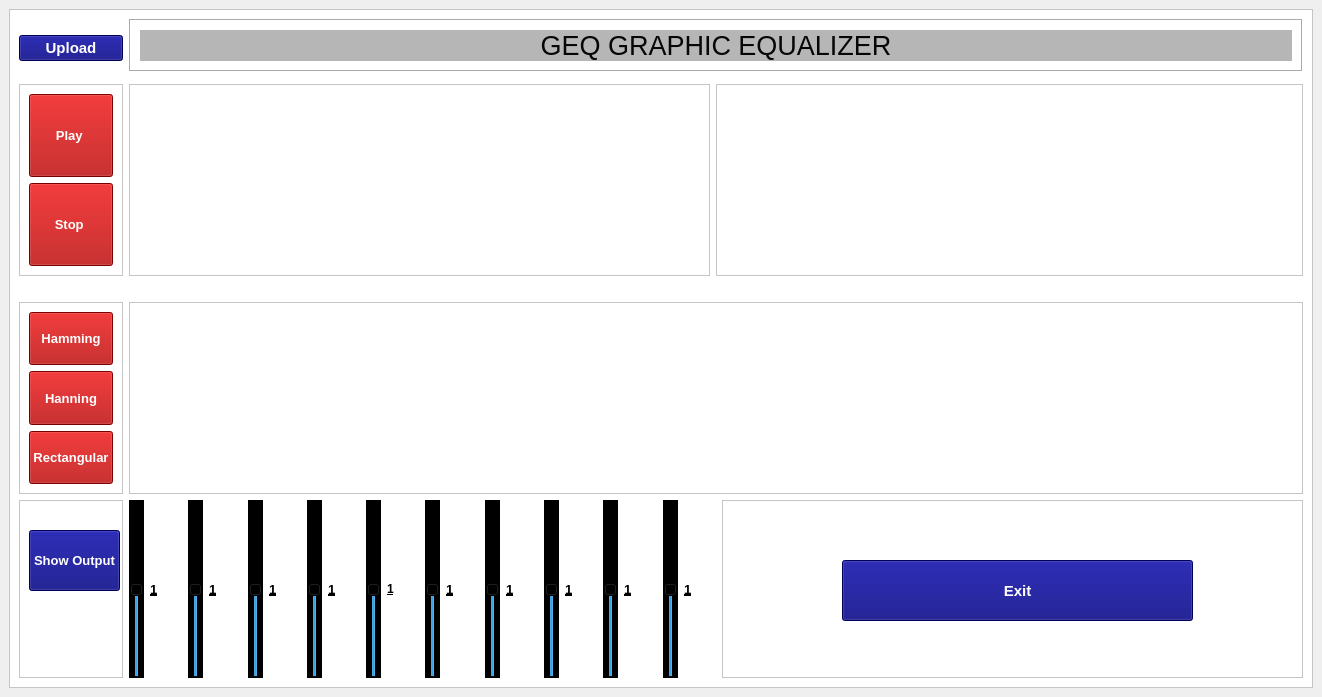
<?xml version="1.0" encoding="UTF-8"?>
<ui version="4.0">
 <class>MainWindow</class>
 <widget class="QMainWindow" name="MainWindow">
  <property name="geometry">
   <rect>
    <x>0</x>
    <y>0</y>
    <width>1322</width>
    <height>697</height>
   </rect>
  </property>
  <property name="windowTitle">
   <string>MainWindow</string>
  </property>
  <widget class="QWidget" name="centralwidget">
   <layout class="QGridLayout" name="gridLayout_4">
    <item row="0" column="0">
     <widget class="QFrame" name="frame">
      <property name="styleSheet">
       <string notr="true">background-color: rgb(255, 255, 255);
</string>
      </property>
      <property name="frameShape">
       <enum>QFrame::StyledPanel</enum>
      </property>
      <property name="frameShadow">
       <enum>QFrame::Raised</enum>
      </property>
      <layout class="QGridLayout" name="gridLayout_6">
       <item row="6" column="0">
        <widget class="QFrame" name="frame_10">
         <property name="styleSheet">
          <string notr="true">border-color: rgb(0, 0, 0);</string>
         </property>
         <property name="frameShape">
          <enum>QFrame::StyledPanel</enum>
         </property>
         <property name="frameShadow">
          <enum>QFrame::Sunken</enum>
         </property>
         <widget class="QPushButton" name="inverse">
          <property name="geometry">
           <rect>
            <x>10</x>
            <y>30</y>
            <width>91</width>
            <height>61</height>
           </rect>
          </property>
          <property name="sizePolicy">
           <sizepolicy hsizetype="Minimum" vsizetype="Expanding">
            <horstretch>0</horstretch>
            <verstretch>0</verstretch>
           </sizepolicy>
          </property>
          <property name="font">
           <font>
            <pointsize>10</pointsize>
            <weight>75</weight>
            <bold>true</bold>
           </font>
          </property>
          <property name="layoutDirection">
           <enum>Qt::LeftToRight</enum>
          </property>
          <property name="styleSheet">
           <string notr="true">background-color: rgb(0, 0, 122);
color: rgb(255, 255, 255);

</string>
          </property>
          <property name="text">
           <string>Show Output</string>
          </property>
         </widget>
        </widget>
       </item>
       <item row="2" column="0">
        <widget class="QFrame" name="frame_7">
         <property name="styleSheet">
          <string notr="true">border-color: rgb(0, 0, 0);</string>
         </property>
         <property name="frameShape">
          <enum>QFrame::StyledPanel</enum>
         </property>
         <property name="frameShadow">
          <enum>QFrame::Sunken</enum>
         </property>
         <layout class="QGridLayout" name="gridLayout">
          <item row="2" column="0">
           <widget class="QPushButton" name="stopInput">
            <property name="sizePolicy">
             <sizepolicy hsizetype="Minimum" vsizetype="Expanding">
              <horstretch>0</horstretch>
              <verstretch>0</verstretch>
             </sizepolicy>
            </property>
            <property name="font">
             <font>
              <pointsize>10</pointsize>
              <weight>75</weight>
              <bold>true</bold>
             </font>
            </property>
            <property name="styleSheet">
             <string notr="true">background-color: rgb(170, 0, 0);
color: rgb(255, 255, 255);
</string>
            </property>
            <property name="text">
             <string>Stop </string>
            </property>
           </widget>
          </item>
          <item row="1" column="0">
           <widget class="QPushButton" name="playInput">
            <property name="sizePolicy">
             <sizepolicy hsizetype="Minimum" vsizetype="Expanding">
              <horstretch>0</horstretch>
              <verstretch>0</verstretch>
             </sizepolicy>
            </property>
            <property name="font">
             <font>
              <pointsize>10</pointsize>
              <weight>75</weight>
              <bold>true</bold>
             </font>
            </property>
            <property name="styleSheet">
             <string notr="true">background-color: rgb(170, 0, 0);
color: rgb(255, 255, 255);</string>
            </property>
            <property name="text">
             <string>Play </string>
            </property>
           </widget>
          </item>
         </layout>
        </widget>
       </item>
       <item row="0" column="1" colspan="3">
        <widget class="QFrame" name="frame_2">
         <property name="font">
          <font>
           <family>MS Sans Serif</family>
          </font>
         </property>
         <property name="cursor">
          <cursorShape>PointingHandCursor</cursorShape>
         </property>
         <property name="autoFillBackground">
          <bool>false</bool>
         </property>
         <property name="styleSheet">
          <string notr="true">background-color: rgb(255, 255, 255);
</string>
         </property>
         <property name="frameShape">
          <enum>QFrame::Box</enum>
         </property>
         <property name="frameShadow">
          <enum>QFrame::Sunken</enum>
         </property>
         <property name="lineWidth">
          <number>1</number>
         </property>
         <layout class="QGridLayout" name="gridLayout_3">
          <item row="0" column="0">
           <widget class="QLabel" name="title">
            <property name="font">
             <font>
              <pointsize>20</pointsize>
             </font>
            </property>
            <property name="styleSheet">
             <string notr="true">
background-color: rgb(99, 99, 99);
color: rgb(6, 6, 6);
background-color: rgb(182, 182, 182);
</string>
            </property>
            <property name="text">
             <string>GEQ GRAPHIC EQUALIZER</string>
            </property>
            <property name="alignment">
             <set>Qt::AlignCenter</set>
            </property>
           </widget>
          </item>
         </layout>
        </widget>
       </item>
       <item row="2" column="1">
        <widget class="PlotWidget" name="GVOriginal"/>
       </item>
       <item row="5" column="0">
        <widget class="QFrame" name="frame_8">
         <property name="styleSheet">
          <string notr="true">border-color: rgb(0, 0, 0);</string>
         </property>
         <property name="frameShape">
          <enum>QFrame::StyledPanel</enum>
         </property>
         <property name="frameShadow">
          <enum>QFrame::Sunken</enum>
         </property>
         <layout class="QGridLayout" name="gridLayout_5">
          <item row="7" column="0">
           <widget class="QPushButton" name="Rect">
            <property name="sizePolicy">
             <sizepolicy hsizetype="Minimum" vsizetype="Expanding">
              <horstretch>0</horstretch>
              <verstretch>0</verstretch>
             </sizepolicy>
            </property>
            <property name="font">
             <font>
              <pointsize>10</pointsize>
              <weight>75</weight>
              <bold>true</bold>
             </font>
            </property>
            <property name="layoutDirection">
             <enum>Qt::LeftToRight</enum>
            </property>
            <property name="styleSheet">
             <string notr="true">background-color: rgb(170, 0, 0);
color: rgb(255, 255, 255);

</string>
            </property>
            <property name="text">
             <string>Rectangular</string>
            </property>
           </widget>
          </item>
          <item row="2" column="0">
           <widget class="QPushButton" name="hanningbutton">
            <property name="sizePolicy">
             <sizepolicy hsizetype="Minimum" vsizetype="Expanding">
              <horstretch>0</horstretch>
              <verstretch>0</verstretch>
             </sizepolicy>
            </property>
            <property name="font">
             <font>
              <pointsize>10</pointsize>
              <weight>75</weight>
              <bold>true</bold>
             </font>
            </property>
            <property name="styleSheet">
             <string notr="true">background-color: rgb(170, 0, 0);
color: rgb(255, 255, 255);
</string>
            </property>
            <property name="text">
             <string>Hanning</string>
            </property>
           </widget>
          </item>
          <item row="1" column="0">
           <widget class="QPushButton" name="hammingbutton">
            <property name="sizePolicy">
             <sizepolicy hsizetype="Minimum" vsizetype="Expanding">
              <horstretch>0</horstretch>
              <verstretch>0</verstretch>
             </sizepolicy>
            </property>
            <property name="font">
             <font>
              <pointsize>10</pointsize>
              <weight>75</weight>
              <bold>true</bold>
             </font>
            </property>
            <property name="styleSheet">
             <string notr="true">background-color: rgb(170, 0, 0);
color: rgb(255, 255, 255);</string>
            </property>
            <property name="text">
             <string>Hamming</string>
            </property>
           </widget>
          </item>
         </layout>
        </widget>
       </item>
       <item row="6" column="1" colspan="2">
        <layout class="QGridLayout" name="gridLayout_2">
         <item row="0" column="3">
          <widget class="QLabel" name="l2">
           <property name="font">
            <font>
             <pointsize>10</pointsize>
             <weight>75</weight>
             <bold>true</bold>
             <underline>true</underline>
            </font>
           </property>
           <property name="styleSheet">
            <string notr="true">background-color: rgb(255, 255, 255);
color: rgb(0, 0, 0);</string>
           </property>
           <property name="text">
            <string>1</string>
           </property>
           <property name="alignment">
            <set>Qt::AlignLeading|Qt::AlignLeft|Qt::AlignVCenter</set>
           </property>
          </widget>
         </item>
         <item row="0" column="14">
          <widget class="QSlider" name="slider7">
           <property name="styleSheet">
            <string notr="true">background-color: rgb(0, 0, 0);</string>
           </property>
           <property name="minimum">
            <number>-10</number>
           </property>
           <property name="maximum">
            <number>10</number>
           </property>
           <property name="orientation">
            <enum>Qt::Vertical</enum>
           </property>
          </widget>
         </item>
         <item row="0" column="12">
          <widget class="QSlider" name="slider6">
           <property name="styleSheet">
            <string notr="true">background-color: rgb(0, 0, 0);</string>
           </property>
           <property name="minimum">
            <number>-10</number>
           </property>
           <property name="maximum">
            <number>10</number>
           </property>
           <property name="orientation">
            <enum>Qt::Vertical</enum>
           </property>
          </widget>
         </item>
         <item row="0" column="18">
          <widget class="QSlider" name="slider9">
           <property name="styleSheet">
            <string notr="true">background-color: rgb(0, 0, 0);</string>
           </property>
           <property name="minimum">
            <number>-10</number>
           </property>
           <property name="maximum">
            <number>10</number>
           </property>
           <property name="orientation">
            <enum>Qt::Vertical</enum>
           </property>
          </widget>
         </item>
         <item row="0" column="10">
          <widget class="QSlider" name="slider5">
           <property name="styleSheet">
            <string notr="true">background-color: rgb(0, 0, 0);</string>
           </property>
           <property name="minimum">
            <number>-10</number>
           </property>
           <property name="maximum">
            <number>10</number>
           </property>
           <property name="orientation">
            <enum>Qt::Vertical</enum>
           </property>
          </widget>
         </item>
         <item row="0" column="13">
          <widget class="QLabel" name="l7">
           <property name="font">
            <font>
             <pointsize>10</pointsize>
             <weight>75</weight>
             <bold>true</bold>
             <underline>true</underline>
            </font>
           </property>
           <property name="styleSheet">
            <string notr="true">background-color: rgb(255, 255, 255);</string>
           </property>
           <property name="text">
            <string>1</string>
           </property>
           <property name="alignment">
            <set>Qt::AlignLeading|Qt::AlignLeft|Qt::AlignVCenter</set>
           </property>
          </widget>
         </item>
         <item row="0" column="7">
          <widget class="QLabel" name="l4">
           <property name="font">
            <font>
             <pointsize>10</pointsize>
             <weight>75</weight>
             <bold>true</bold>
             <underline>true</underline>
            </font>
           </property>
           <property name="styleSheet">
            <string notr="true">background-color: rgb(255, 255, 255);</string>
           </property>
           <property name="text">
            <string>1</string>
           </property>
           <property name="alignment">
            <set>Qt::AlignLeading|Qt::AlignLeft|Qt::AlignVCenter</set>
           </property>
          </widget>
         </item>
         <item row="0" column="8">
          <widget class="QSlider" name="slider4">
           <property name="styleSheet">
            <string notr="true">background-color: rgb(0, 0, 0);</string>
           </property>
           <property name="minimum">
            <number>-10</number>
           </property>
           <property name="maximum">
            <number>10</number>
           </property>
           <property name="orientation">
            <enum>Qt::Vertical</enum>
           </property>
          </widget>
         </item>
         <item row="0" column="5">
          <widget class="QLabel" name="l3">
           <property name="font">
            <font>
             <pointsize>10</pointsize>
             <weight>75</weight>
             <bold>true</bold>
             <underline>true</underline>
            </font>
           </property>
           <property name="styleSheet">
            <string notr="true">background-color: rgb(255, 255, 255);</string>
           </property>
           <property name="text">
            <string>1</string>
           </property>
           <property name="alignment">
            <set>Qt::AlignLeading|Qt::AlignLeft|Qt::AlignVCenter</set>
           </property>
          </widget>
         </item>
         <item row="0" column="11">
          <widget class="QLabel" name="l6">
           <property name="font">
            <font>
             <pointsize>10</pointsize>
             <weight>75</weight>
             <bold>true</bold>
             <underline>true</underline>
            </font>
           </property>
           <property name="styleSheet">
            <string notr="true">background-color: rgb(255, 255, 255);</string>
           </property>
           <property name="text">
            <string>1</string>
           </property>
           <property name="alignment">
            <set>Qt::AlignLeading|Qt::AlignLeft|Qt::AlignVCenter</set>
           </property>
          </widget>
         </item>
         <item row="0" column="16">
          <widget class="QSlider" name="slider8">
           <property name="styleSheet">
            <string notr="true">background-color: rgb(0, 0, 0);</string>
           </property>
           <property name="minimum">
            <number>-10</number>
           </property>
           <property name="maximum">
            <number>10</number>
           </property>
           <property name="orientation">
            <enum>Qt::Vertical</enum>
           </property>
          </widget>
         </item>
         <item row="0" column="1">
          <widget class="QLabel" name="l1">
           <property name="font">
            <font>
             <pointsize>10</pointsize>
             <weight>75</weight>
             <bold>true</bold>
             <underline>true</underline>
            </font>
           </property>
           <property name="acceptDrops">
            <bool>false</bool>
           </property>
           <property name="styleSheet">
            <string notr="true">background-color: rgb(255, 255, 255);

</string>
           </property>
           <property name="text">
            <string>1</string>
           </property>
           <property name="alignment">
            <set>Qt::AlignLeading|Qt::AlignLeft|Qt::AlignVCenter</set>
           </property>
          </widget>
         </item>
         <item row="0" column="2">
          <widget class="QSlider" name="slider1">
           <property name="styleSheet">
            <string notr="true">background-color: rgb(0, 0, 0);</string>
           </property>
           <property name="minimum">
            <number>-10</number>
           </property>
           <property name="maximum">
            <number>10</number>
           </property>
           <property name="orientation">
            <enum>Qt::Vertical</enum>
           </property>
          </widget>
         </item>
         <item row="0" column="17">
          <widget class="QLabel" name="l9">
           <property name="font">
            <font>
             <pointsize>10</pointsize>
             <weight>75</weight>
             <bold>true</bold>
             <underline>true</underline>
            </font>
           </property>
           <property name="styleSheet">
            <string notr="true">background-color: rgb(255, 255, 255);</string>
           </property>
           <property name="text">
            <string>1</string>
           </property>
           <property name="alignment">
            <set>Qt::AlignLeading|Qt::AlignLeft|Qt::AlignVCenter</set>
           </property>
          </widget>
         </item>
         <item row="0" column="15">
          <widget class="QLabel" name="l8">
           <property name="font">
            <font>
             <pointsize>10</pointsize>
             <weight>75</weight>
             <bold>true</bold>
             <underline>true</underline>
            </font>
           </property>
           <property name="styleSheet">
            <string notr="true">background-color: rgb(255, 255, 255);</string>
           </property>
           <property name="text">
            <string>1</string>
           </property>
           <property name="alignment">
            <set>Qt::AlignLeading|Qt::AlignLeft|Qt::AlignVCenter</set>
           </property>
          </widget>
         </item>
         <item row="0" column="4">
          <widget class="QSlider" name="slider2">
           <property name="styleSheet">
            <string notr="true">background-color: rgb(0, 0, 0);</string>
           </property>
           <property name="minimum">
            <number>-10</number>
           </property>
           <property name="maximum">
            <number>10</number>
           </property>
           <property name="orientation">
            <enum>Qt::Vertical</enum>
           </property>
          </widget>
         </item>
         <item row="0" column="9">
          <widget class="QLabel" name="l5">
           <property name="font">
            <font>
             <pointsize>9</pointsize>
             <weight>75</weight>
             <bold>true</bold>
             <underline>true</underline>
            </font>
           </property>
           <property name="styleSheet">
            <string notr="true">background-color: rgb(255, 170, 127);
background-color: rgb(255, 255, 255);</string>
           </property>
           <property name="text">
            <string>1</string>
           </property>
           <property name="alignment">
            <set>Qt::AlignLeading|Qt::AlignLeft|Qt::AlignVCenter</set>
           </property>
          </widget>
         </item>
         <item row="0" column="0">
          <widget class="QSlider" name="slider0">
           <property name="styleSheet">
            <string notr="true">background-color: rgb(255, 170, 127);
background-color: rgb(0, 0, 0);</string>
           </property>
           <property name="minimum">
            <number>-10</number>
           </property>
           <property name="maximum">
            <number>10</number>
           </property>
           <property name="orientation">
            <enum>Qt::Vertical</enum>
           </property>
          </widget>
         </item>
         <item row="0" column="19">
          <widget class="QLabel" name="l10">
           <property name="font">
            <font>
             <pointsize>10</pointsize>
             <weight>75</weight>
             <bold>true</bold>
             <underline>true</underline>
            </font>
           </property>
           <property name="styleSheet">
            <string notr="true">background-color: rgb(255, 255, 255);</string>
           </property>
           <property name="text">
            <string>1</string>
           </property>
           <property name="alignment">
            <set>Qt::AlignLeading|Qt::AlignLeft|Qt::AlignVCenter</set>
           </property>
          </widget>
         </item>
         <item row="0" column="6">
          <widget class="QSlider" name="slider3">
           <property name="styleSheet">
            <string notr="true">background-color: rgb(0, 0, 0);</string>
           </property>
           <property name="minimum">
            <number>-10</number>
           </property>
           <property name="maximum">
            <number>10</number>
           </property>
           <property name="orientation">
            <enum>Qt::Vertical</enum>
           </property>
          </widget>
         </item>
        </layout>
       </item>
       <item row="2" column="2" colspan="2">
        <widget class="PlotWidget" name="GVFourier">
         <property name="sizePolicy">
          <sizepolicy hsizetype="Minimum" vsizetype="Expanding">
           <horstretch>0</horstretch>
           <verstretch>0</verstretch>
          </sizepolicy>
         </property>
        </widget>
       </item>
       <item row="5" column="1" colspan="3">
        <widget class="PlotWidget" name="GVwindow"/>
       </item>
       <item row="3" column="3">
        <spacer name="horizontalSpacer">
         <property name="orientation">
          <enum>Qt::Horizontal</enum>
         </property>
         <property name="sizeHint" stdset="0">
          <size>
           <width>40</width>
           <height>20</height>
          </size>
         </property>
        </spacer>
       </item>
       <item row="6" column="3">
        <widget class="QFrame" name="frame_12">
         <property name="styleSheet">
          <string notr="true">border-color: rgb(0, 0, 0);</string>
         </property>
         <property name="frameShape">
          <enum>QFrame::StyledPanel</enum>
         </property>
         <property name="frameShadow">
          <enum>QFrame::Sunken</enum>
         </property>
         <widget class="QPushButton" name="exit">
          <property name="geometry">
           <rect>
            <x>120</x>
            <y>60</y>
            <width>351</width>
            <height>61</height>
           </rect>
          </property>
          <property name="sizePolicy">
           <sizepolicy hsizetype="Minimum" vsizetype="Expanding">
            <horstretch>0</horstretch>
            <verstretch>0</verstretch>
           </sizepolicy>
          </property>
          <property name="font">
           <font>
            <pointsize>11</pointsize>
            <weight>75</weight>
            <bold>true</bold>
           </font>
          </property>
          <property name="layoutDirection">
           <enum>Qt::LeftToRight</enum>
          </property>
          <property name="styleSheet">
           <string notr="true">background-color: rgb(0, 0, 122);
color: rgb(255, 255, 255);

</string>
          </property>
          <property name="text">
           <string>Exit</string>
          </property>
         </widget>
        </widget>
       </item>
       <item row="0" column="0" rowspan="2">
        <widget class="QPushButton" name="upload">
         <property name="font">
          <font>
           <pointsize>11</pointsize>
           <weight>75</weight>
           <bold>true</bold>
          </font>
         </property>
         <property name="styleSheet">
          <string notr="true">background-color: rgb(0, 0, 122);
color: rgb(255, 255, 255);
</string>
         </property>
         <property name="text">
          <string>Upload</string>
         </property>
        </widget>
       </item>
      </layout>
     </widget>
    </item>
   </layout>
  </widget>
 </widget>
 <customwidgets>
  <customwidget>
   <class>PlotWidget</class>
   <extends>QGraphicsView</extends>
   <header location="global">pyqtgraph</header>
  </customwidget>
 </customwidgets>
 <tabstops>
  <tabstop>slider6</tabstop>
  <tabstop>slider3</tabstop>
  <tabstop>slider9</tabstop>
  <tabstop>slider7</tabstop>
  <tabstop>slider1</tabstop>
  <tabstop>slider4</tabstop>
  <tabstop>slider8</tabstop>
  <tabstop>slider2</tabstop>
  <tabstop>slider5</tabstop>
  <tabstop>slider0</tabstop>
  <tabstop>GVOriginal</tabstop>
  <tabstop>stopInput</tabstop>
  <tabstop>inverse</tabstop>
 </tabstops>
 <resources/>
 <connections>
  <connection>
   <sender>slider0</sender>
   <signal>valueChanged(int)</signal>
   <receiver>l1</receiver>
   <slot>setNum(int)</slot>
   <hints>
    <hint type="sourcelabel">
     <x>244</x>
     <y>629</y>
    </hint>
    <hint type="destinationlabel">
     <x>295</x>
     <y>630</y>
    </hint>
   </hints>
  </connection>
  <connection>
   <sender>slider2</sender>
   <signal>valueChanged(int)</signal>
   <receiver>l3</receiver>
   <slot>setNum(int)</slot>
   <hints>
    <hint type="sourcelabel">
     <x>393</x>
     <y>630</y>
    </hint>
    <hint type="destinationlabel">
     <x>436</x>
     <y>630</y>
    </hint>
   </hints>
  </connection>
  <connection>
   <sender>slider7</sender>
   <signal>valueChanged(int)</signal>
   <receiver>l8</receiver>
   <slot>setNum(int)</slot>
   <hints>
    <hint type="sourcelabel">
     <x>746</x>
     <y>630</y>
    </hint>
    <hint type="destinationlabel">
     <x>788</x>
     <y>531</y>
    </hint>
   </hints>
  </connection>
  <connection>
   <sender>slider3</sender>
   <signal>valueChanged(int)</signal>
   <receiver>l4</receiver>
   <slot>setNum(int)</slot>
   <hints>
    <hint type="sourcelabel">
     <x>464</x>
     <y>630</y>
    </hint>
    <hint type="destinationlabel">
     <x>506</x>
     <y>630</y>
    </hint>
   </hints>
  </connection>
  <connection>
   <sender>slider1</sender>
   <signal>valueChanged(int)</signal>
   <receiver>l2</receiver>
   <slot>setNum(int)</slot>
   <hints>
    <hint type="sourcelabel">
     <x>323</x>
     <y>630</y>
    </hint>
    <hint type="destinationlabel">
     <x>365</x>
     <y>630</y>
    </hint>
   </hints>
  </connection>
  <connection>
   <sender>slider0</sender>
   <signal>valueChanged(int)</signal>
   <receiver>l1</receiver>
   <slot>setNum(int)</slot>
   <hints>
    <hint type="sourcelabel">
     <x>239</x>
     <y>546</y>
    </hint>
    <hint type="destinationlabel">
     <x>266</x>
     <y>544</y>
    </hint>
   </hints>
  </connection>
  <connection>
   <sender>slider8</sender>
   <signal>valueChanged(int)</signal>
   <receiver>l9</receiver>
   <slot>setNum(int)</slot>
   <hints>
    <hint type="sourcelabel">
     <x>816</x>
     <y>630</y>
    </hint>
    <hint type="destinationlabel">
     <x>859</x>
     <y>539</y>
    </hint>
   </hints>
  </connection>
  <connection>
   <sender>slider5</sender>
   <signal>valueChanged(int)</signal>
   <receiver>l6</receiver>
   <slot>setNum(int)</slot>
   <hints>
    <hint type="sourcelabel">
     <x>605</x>
     <y>630</y>
    </hint>
    <hint type="destinationlabel">
     <x>647</x>
     <y>630</y>
    </hint>
   </hints>
  </connection>
  <connection>
   <sender>slider1</sender>
   <signal>valueChanged(int)</signal>
   <receiver>l2</receiver>
   <slot>setNum(int)</slot>
   <hints>
    <hint type="sourcelabel">
     <x>318</x>
     <y>543</y>
    </hint>
    <hint type="destinationlabel">
     <x>343</x>
     <y>544</y>
    </hint>
   </hints>
  </connection>
  <connection>
   <sender>slider6</sender>
   <signal>valueChanged(int)</signal>
   <receiver>l7</receiver>
   <slot>setNum(int)</slot>
   <hints>
    <hint type="sourcelabel">
     <x>675</x>
     <y>630</y>
    </hint>
    <hint type="destinationlabel">
     <x>718</x>
     <y>531</y>
    </hint>
   </hints>
  </connection>
  <connection>
   <sender>slider4</sender>
   <signal>valueChanged(int)</signal>
   <receiver>l5</receiver>
   <slot>setNum(int)</slot>
   <hints>
    <hint type="sourcelabel">
     <x>534</x>
     <y>630</y>
    </hint>
    <hint type="destinationlabel">
     <x>577</x>
     <y>630</y>
    </hint>
   </hints>
  </connection>
  <connection>
   <sender>slider9</sender>
   <signal>valueChanged(int)</signal>
   <receiver>l10</receiver>
   <slot>setNum(int)</slot>
   <hints>
    <hint type="sourcelabel">
     <x>887</x>
     <y>630</y>
    </hint>
    <hint type="destinationlabel">
     <x>929</x>
     <y>568</y>
    </hint>
   </hints>
  </connection>
 </connections>
</ui>
